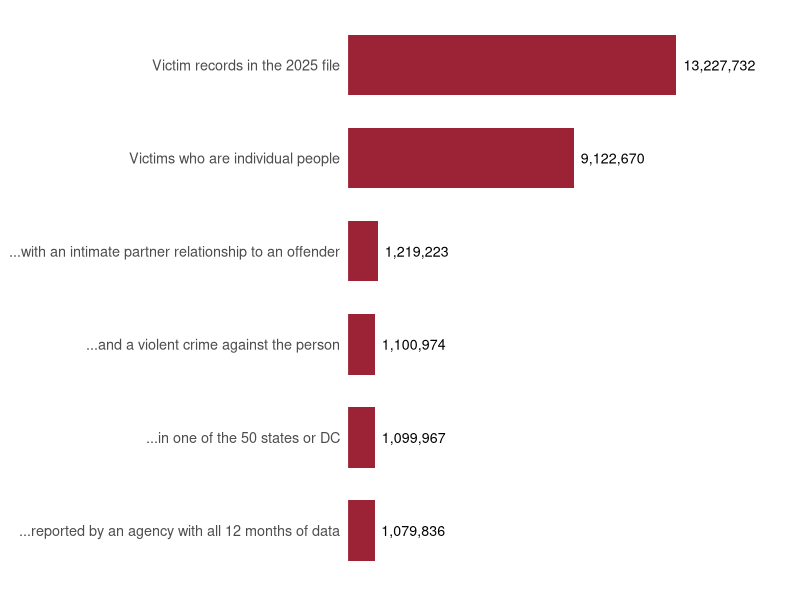
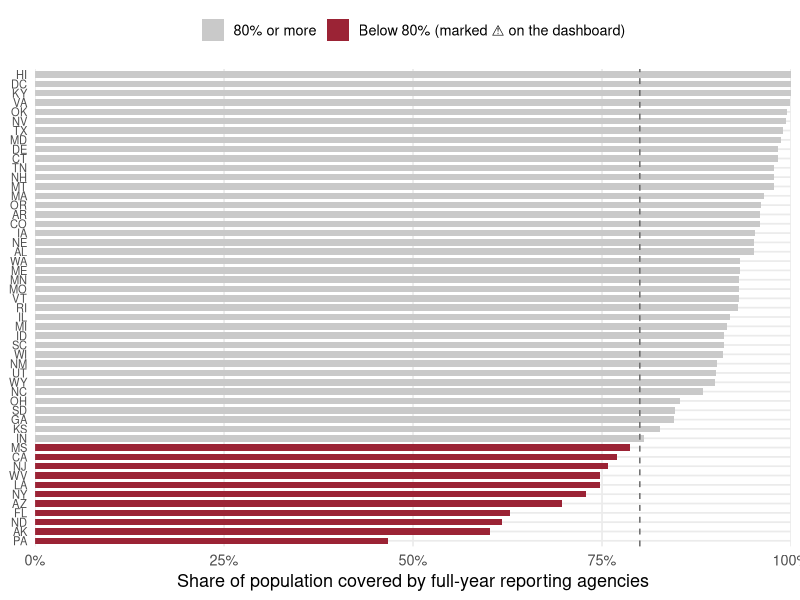
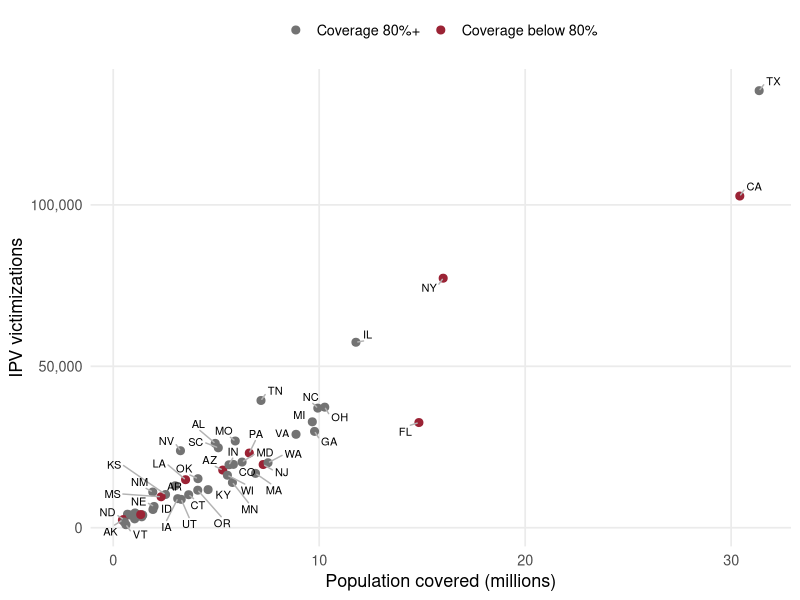
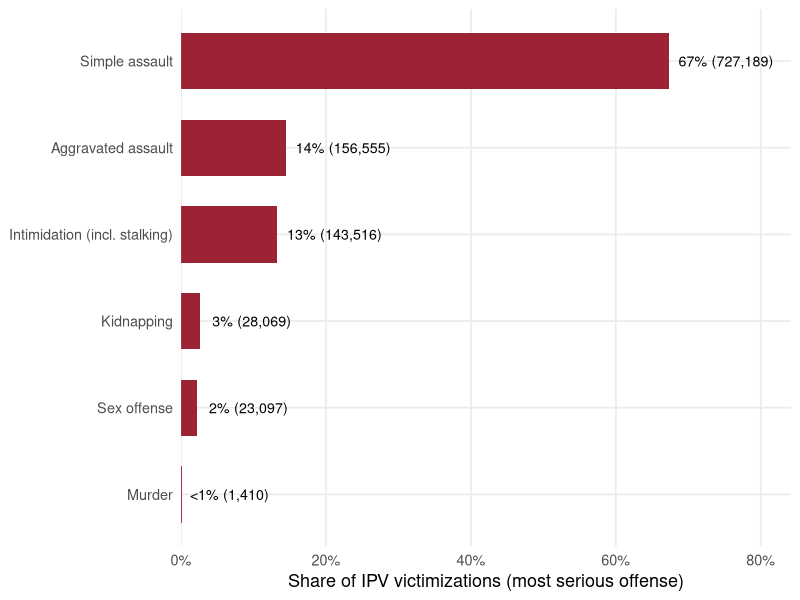

Source code (R) for these figures, in order:
## ---- chunk 1
library(dplyr)
library(readr)
library(ggplot2)
library(knitr)

states   <- read_csv("processed/state_summary_2025.csv", show_col_types = FALSE)
offenses <- read_csv("processed/ipv_by_state_offense_2025.csv", show_col_types = FALSE)
funnel   <- read_csv("processed/data_funnel_2025.csv", show_col_types = FALSE)

fmt_n   <- function(x) format(round(x), big.mark = ",", trim = TRUE)
fmt_pct <- function(x, d = 0) paste0(format(round(100 * x, d), nsmall = d), "%")
red <- "#9b2335"
theme_set(theme_minimal(base_size = 13) + theme(panel.grid.minor = element_blank()))

total      <- sum(states$ipv_victims)
nat_cov    <- sum(states$population_covered) / sum(states$population_total)
nat_rate   <- 1e5 * total / sum(states$population_covered)
low_cov    <- filter(states, pct_covered < 0.8) |> arrange(pct_covered)
r2         <- cor(states$ipv_victims, states$population_covered)^2
top10_overlap <- length(intersect(slice_max(states, ipv_victims, n = 10)$state,
                                  slice_max(states, rate_per_100k, n = 10)$state))
offense_mix <- offenses |> group_by(offense_type) |> summarise(n = sum(victims)) |>
  mutate(share = n / sum(n)) |> arrange(desc(n))
## ---- chunk 2
f <- funnel |> mutate(pct_of_prev = records / lag(records))
kable(f |> transmute(Step = step, Records = fmt_n(records),
                     `Kept from previous step` = ifelse(is.na(pct_of_prev), "", fmt_pct(pct_of_prev, 1))),
      align = "lrr")
## ---- chunk 3
ggplot(funnel, aes(records, factor(step, levels = rev(step)))) +
  geom_col(fill = red, width = 0.65) +
  geom_text(aes(label = fmt_n(records)), hjust = -0.1, size = 3.6) +
  scale_x_continuous(expand = expansion(mult = c(0, 0.35))) +
  labs(x = NULL, y = NULL) +
  theme(axis.text.x = element_blank(), panel.grid = element_blank())
## ---- chunk 4
d <- states |> mutate(state = reorder(state, pct_covered), low = pct_covered < 0.8)
ggplot(d, aes(pct_covered, state, fill = low)) +
  geom_col(width = 0.7) +
  geom_vline(xintercept = 0.8, linetype = "dashed", colour = "grey40") +
  scale_fill_manual(values = c(`FALSE` = "#c9c9c9", `TRUE` = red),
                    labels = c("80% or more", "Below 80% (marked ⚠ on the dashboard)"), name = NULL) +
  scale_x_continuous(labels = scales::percent, limits = c(0, 1), expand = c(0, 0)) +
  labs(x = "Share of population covered by full-year reporting agencies", y = NULL) +
  theme(legend.position = "top", axis.text.y = element_text(size = 8))
## ---- chunk 5
kable(low_cov |> transmute(State = state_name,
                           `Population covered` = fmt_pct(pct_covered),
                           `Agencies reporting all year` = paste(agencies_reporting, "of", agencies_total)),
      caption = "States below 80% coverage")
## ---- chunk 6
top_n_by <- function(col) states |> arrange(desc({{ col }})) |> slice(1:10)
by_count <- top_n_by(ipv_victims)
by_rate  <- top_n_by(rate_per_100k)
kable(tibble(Rank = 1:10,
             `By count` = paste0(by_count$state_name, " (", fmt_n(by_count$ipv_victims), ")"),
             `By rate per 100k` = paste0(by_rate$state_name, " (", round(by_rate$rate_per_100k), ")")),
      caption = "Top 10 states, two ways")
## ---- chunk 7
ggplot(states, aes(population_covered / 1e6, ipv_victims)) +
  geom_point(aes(colour = pct_covered < 0.8), size = 2.4) +
  ggrepel::geom_text_repel(aes(label = state), size = 2.8, min.segment.length = 0.2,
                           segment.colour = "grey70", max.overlaps = 20, seed = 1) +
  scale_colour_manual(values = c(`FALSE` = "grey45", `TRUE` = red),
                      labels = c("Coverage 80%+", "Coverage below 80%"), name = NULL) +
  scale_y_continuous(labels = scales::label_comma()) +
  labs(x = "Population covered (millions)", y = "IPV victimizations") +
  theme(legend.position = "top")
## ---- chunk 8
ggplot(offense_mix, aes(share, reorder(offense_type, share))) +
  geom_col(fill = red, width = 0.65) +
  geom_text(aes(label = paste0(ifelse(share < 0.005, "<1%", fmt_pct(share)), " (", fmt_n(n), ")")),
            hjust = -0.1, size = 3.6) +
  scale_x_continuous(labels = scales::percent, expand = expansion(mult = c(0, 0.25))) +
  labs(x = "Share of IPV victimizations (most serious offense)", y = NULL)
